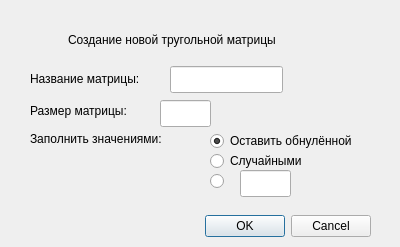
<?xml version="1.0" encoding="UTF-8"?>
<ui version="4.0">
 <class>Dialog</class>
 <widget class="QDialog" name="Dialog">
  <property name="geometry">
   <rect>
    <x>0</x>
    <y>0</y>
    <width>400</width>
    <height>247</height>
   </rect>
  </property>
  <property name="windowTitle">
   <string>Dialog</string>
  </property>
  <widget class="QDialogButtonBox" name="buttonBox">
   <property name="geometry">
    <rect>
     <x>30</x>
     <y>210</y>
     <width>341</width>
     <height>32</height>
    </rect>
   </property>
   <property name="orientation">
    <enum>Qt::Horizontal</enum>
   </property>
   <property name="standardButtons">
    <set>QDialogButtonBox::Cancel|QDialogButtonBox::Ok</set>
   </property>
  </widget>
  <widget class="QLabel" name="label">
   <property name="geometry">
    <rect>
     <x>30</x>
     <y>100</y>
     <width>141</width>
     <height>21</height>
    </rect>
   </property>
   <property name="text">
    <string>Размер матрицы:</string>
   </property>
  </widget>
  <widget class="QLineEdit" name="matrixSize">
   <property name="geometry">
    <rect>
     <x>160</x>
     <y>100</y>
     <width>51</width>
     <height>27</height>
    </rect>
   </property>
   <property name="inputMask">
    <string/>
   </property>
   <property name="maxLength">
    <number>32767</number>
   </property>
  </widget>
  <widget class="QLabel" name="label_2">
   <property name="geometry">
    <rect>
     <x>30</x>
     <y>130</y>
     <width>181</width>
     <height>17</height>
    </rect>
   </property>
   <property name="text">
    <string>Заполнить значениями:</string>
   </property>
  </widget>
  <widget class="QRadioButton" name="nullKeep">
   <property name="geometry">
    <rect>
     <x>210</x>
     <y>130</y>
     <width>191</width>
     <height>22</height>
    </rect>
   </property>
   <property name="text">
    <string>Оставить обнулённой</string>
   </property>
   <property name="checkable">
    <bool>true</bool>
   </property>
   <property name="checked">
    <bool>true</bool>
   </property>
  </widget>
  <widget class="QRadioButton" name="randomMake">
   <property name="geometry">
    <rect>
     <x>210</x>
     <y>150</y>
     <width>117</width>
     <height>22</height>
    </rect>
   </property>
   <property name="text">
    <string>Случайными</string>
   </property>
   <property name="checked">
    <bool>false</bool>
   </property>
  </widget>
  <widget class="QRadioButton" name="userValueMake">
   <property name="geometry">
    <rect>
     <x>210</x>
     <y>170</y>
     <width>21</width>
     <height>22</height>
    </rect>
   </property>
   <property name="text">
    <string/>
   </property>
  </widget>
  <widget class="QLineEdit" name="userValue">
   <property name="geometry">
    <rect>
     <x>240</x>
     <y>170</y>
     <width>51</width>
     <height>27</height>
    </rect>
   </property>
   <property name="inputMask">
    <string/>
   </property>
   <property name="text">
    <string/>
   </property>
   <property name="maxLength">
    <number>32767</number>
   </property>
  </widget>
  <widget class="QLabel" name="title">
   <property name="geometry">
    <rect>
     <x>68</x>
     <y>30</y>
     <width>271</width>
     <height>20</height>
    </rect>
   </property>
   <property name="text">
    <string>Создание новой тругольной матрицы</string>
   </property>
  </widget>
  <widget class="QLabel" name="label_4">
   <property name="geometry">
    <rect>
     <x>30</x>
     <y>70</y>
     <width>171</width>
     <height>17</height>
    </rect>
   </property>
   <property name="text">
    <string>Название матрицы: </string>
   </property>
  </widget>
  <widget class="QLineEdit" name="matrixName">
   <property name="geometry">
    <rect>
     <x>170</x>
     <y>66</y>
     <width>113</width>
     <height>27</height>
    </rect>
   </property>
   <property name="maxLength">
    <number>12</number>
   </property>
  </widget>
 </widget>
 <resources/>
 <connections>
  <connection>
   <sender>buttonBox</sender>
   <signal>accepted()</signal>
   <receiver>Dialog</receiver>
   <slot>accept()</slot>
   <hints>
    <hint type="sourcelabel">
     <x>248</x>
     <y>254</y>
    </hint>
    <hint type="destinationlabel">
     <x>157</x>
     <y>274</y>
    </hint>
   </hints>
  </connection>
  <connection>
   <sender>buttonBox</sender>
   <signal>rejected()</signal>
   <receiver>Dialog</receiver>
   <slot>reject()</slot>
   <hints>
    <hint type="sourcelabel">
     <x>316</x>
     <y>260</y>
    </hint>
    <hint type="destinationlabel">
     <x>286</x>
     <y>274</y>
    </hint>
   </hints>
  </connection>
 </connections>
</ui>
